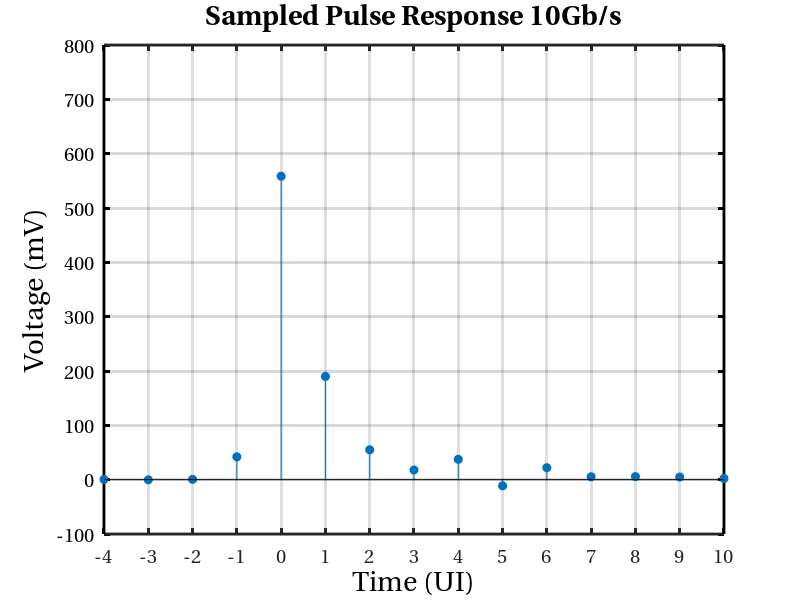

Write MATLAB code to recreate this figure.

% channel_data.m
% Sends data across a channel represented by an impulse response and produces an output wave

clear all;

% 1UI = 100ps
bit_length=round(1e12/10e9);	% This is 10Gb/s with 1ps step time
opt_sample=1*(0e-2); % Used in plotting pulse response

% Load Channel Impulse Response
load ir_B1.mat;

sample_num=size(ir,2);  
ir_data=ir(1,:); 
scale_ir=1; % 1 for B1 (This is Vpp Differential)

sig_ir=ir_data*scale_ir;

%{
% Plot Channel Impulse Response
time=(1:size(sig_ir, 2))*1e-12;  % X axis
figure;
H=plot(time*1e9, ir*1e3,'b');

set(H, 'LineWidth', 2.0);
AX=gca;
set(AX, 'FontName', 'utopia');
set(AX, 'FontSize', 14);
set(AX, 'LineWidth', 2.0);
set(AX, 'XLim', [1.5 5]);
set(AX, 'XTick', 1.5:(1/10e9)*1e9:5);

set(AX, 'YLim', [-0.5 8]); 
set(AX, 'YTick', 0:0.5:8);
set(AX, 'YColor', [0 0 0]);
HX = get(AX, 'xlabel');
set(HX, 'string', 'Time (ns)','FontName','utopia', 'FontSize', 20, 'Color', [0 0 0]);
HY = get(AX, 'ylabel');
set(HY, 'string', 'Impulse Response (mV)','FontName','utopia', 'FontSize', 20, 'Color', [0 0 0]);
Htitle = get(AX, 'title');
set(Htitle, 'string', 'Backplane Channel Impulse Response','FontName','utopia', 'FontSize', 20, 'Color', [0 0 0]);
grid on;

% Generate Random Data
%nt=1e3;         %number of bits
%m=rand(1,nt+1);     %random numbers between 1 and zero, will be quantized later
%m=-1*sign(m-0.5).^2+sign(m-0.5)+1;

%}
% For Pulse Response, create an input pulse from 0-1 for 1UI
nt = 100;
input_pulse = zeros(1, nt);    % array of zeros for nt points
input_pulse(19) = 1; % pulse 1 UI long at 19

% reshape to bitrate
input_pulse_reshaped = reshape(repmat(input_pulse, bit_length, 1), 1, length(input_pulse) * bit_length);

time1=(1:size(input_pulse_reshaped, 2))*1e-12;
%{
figure;
H=plot(time1*1e9, input_pulse_reshaped,'b');
set(H, 'LineWidth', 2.0);
AX=gca;
set(AX, 'FontName', 'utopia');
set(AX, 'FontSize', 14);
set(AX, 'LineWidth', 2.0);
set(AX, 'XLim', [0 5]);
set(AX, 'XTick', 0:0.5:5);

set(AX, 'YLim', [-0.5 1.5]); 
set(AX, 'YTick', -0.5:0.5:1.5);
set(AX, 'YColor', [0 0 0]);
HX = get(AX, 'xlabel');
set(HX, 'string', 'Time (ns)','FontName','utopia', 'FontSize', 20, 'Color', [0 0 0]);
HY = get(AX, 'ylabel');
set(HY, 'string', 'Voltage (V)','FontName','utopia', 'FontSize', 20, 'Color', [0 0 0]);
Htitle = get(AX, 'title');
set(Htitle, 'string', 'Input Pulse 10Gb/s','FontName','utopia', 'FontSize', 20, 'Color', [0 0 0]);
grid on;

%}

% TX FIR Equalization Taps
%eq_taps=1;
%eq_taps=[-0.046 0.78 -0.129 -0.0449]; % Random taps - not optimized for
%B1 channel
%m_fir=filter(eq_taps,1,m);

%m_dr=reshape(repmat(m_fir,bit_length,1), 1, bit_length*size(m_fir,2));
%m_tx=m_dr;  % pulse

% convolution of impulse response and pulse
%data_channel=0.5*conv(sig_ir(:,1),m_dr(1:nt*bit_length));

% SINGLE BIT RESPONSE SBR
% pulse response = convolution of pulse with impluse
pulse_response = conv(sig_ir(1,:), input_pulse_reshaped(1:nt*bit_length));
time2=(1:size(pulse_response, 2))*1e-12;

%{
figure;
H=plot(time2*1e9, pulse_response*1e3,'b');
set(H, 'LineWidth', 2.0);
AX=gca;
set(AX, 'FontName', 'utopia');
set(AX, 'FontSize', 14);
set(AX, 'LineWidth', 2.0);
set(AX, 'XLim', [0 8]);
set(AX, 'XTick', 0:0.5:8);

set(AX, 'YLim', [-100 800]); 
set(AX, 'YTick', -100:100:800);
set(AX, 'YColor', [0 0 0]);
HX = get(AX, 'xlabel');
set(HX, 'string', 'Time (ns)','FontName','utopia', 'FontSize', 20, 'Color', [0 0 0]);
HY = get(AX, 'ylabel');
set(HY, 'string', 'Voltage (mV)','FontName','utopia', 'FontSize', 20, 'Color', [0 0 0]);
Htitle = get(AX, 'title');
set(Htitle, 'string', 'Channel Pulse Response at 10Gb/s','FontName','utopia', 'FontSize', 20, 'Color', [0 0 0]);
grid on;
%}

% on pulse response, cursor seen at (4.130, 558.4164)
% find post and pre cursors, move 100ps steps from main cursor point
x = 1e9*time2;
y = 1e3*pulse_response;
max_cursor_y = max(y);
max_cursor_x = x(y == max_cursor_y);

% sample 4 pre-cursors and 10 post-cursors
step = 0.1;
x_interp_short = [max_cursor_x-4*step:step:max_cursor_x, max_cursor_x+step:step:max_cursor_x+10*step];
y_interp_short = interp1(x, y, x_interp_short);

%{
hold on;
plot(x_interp_short, y_interp_short, 'o', 'MarkerFaceColor', 'red');
hold off;
%}

% overlay pulse and pulse reponse on plot
%{
figure;
H=plot(time1*1e9, input_pulse_reshaped*1e3,'r');
hold on;
H=plot(time2*1e9, pulse_response*1e3,'b');
hold off;

set(H, 'LineWidth', 2.0);
AX=gca;
set(AX, 'FontName', 'utopia');
set(AX, 'FontSize', 14);
set(AX, 'LineWidth', 2.0);
set(AX, 'XLim', [0 8]);
set(AX, 'XTick', 0:0.5:8);

set(AX, 'YLim', [-100 1100]); 
set(AX, 'YTick', -100:100:1100);
set(AX, 'YColor', [0 0 0]);
HX = get(AX, 'xlabel');
set(HX, 'string', 'Time (ns)','FontName','utopia', 'FontSize', 20, 'Color', [0 0 0]);
HY = get(AX, 'ylabel');
set(HY, 'string', 'Voltage (mV)','FontName','utopia', 'FontSize', 20, 'Color', [0 0 0]);
Htitle = get(AX, 'title');
set(Htitle, 'string', 'Channel Pulse and Response at 10Gb/s','FontName','utopia', 'FontSize', 20, 'Color', [0 0 0]);
grid on;

save pulse_response.mat pulse_response; % Save Channel Output
%}

% SAMPLED PULSE RESPONSE
%length(y_interp)

figure;
stem(-4:10, y_interp_short, "filled");

AX=gca;
set(AX, 'FontName', 'utopia');
set(AX, 'FontSize', 14);
set(AX, 'LineWidth', 2.0);
set(AX, 'XLim', [-4 10]);
set(AX, 'XTick', -4:1:10);

set(AX, 'YLim', [-100 800]); 
set(AX, 'YTick', -100:100:800);
set(AX, 'YColor', [0 0 0]);
HX = get(AX, 'xlabel');
set(HX, 'string', 'Time (UI)','FontName','utopia', 'FontSize', 20, 'Color', [0 0 0]);
HY = get(AX, 'ylabel');
set(HY, 'string', 'Voltage (mV)','FontName','utopia', 'FontSize', 20, 'Color', [0 0 0]);
Htitle = get(AX, 'title');
set(Htitle, 'string', 'Sampled Pulse Response 10Gb/s','FontName','utopia', 'FontSize', 20, 'Color', [0 0 0]);
grid on


% FLIPPED PULSE RESPONSE
flipped_pulse = fliplr(pulse_response);

y_flip = flipped_pulse;
max_y_flip = max(y_flip);
max_x_flip = x(y_flip == max_y_flip);

% take 60 post cursors, 40 pre-cursors
x_interp_long = [max_x_flip-60*step:step:max_x_flip, max_x_flip+step:step:max_x_flip+40*step];
y_interp_long = interp1(x, y_flip, x_interp_long);

%{
figure;
stem(0:100, y_interp_long*1e3, "filled");
AX=gca;
set(AX, 'FontName', 'utopia');
set(AX, 'FontSize', 14);
set(AX, 'LineWidth', 2.0);
set(AX, 'XLim', [0 100]);
set(AX, 'XTick', 0:10:100);

set(AX, 'YLim', [-100 800]); 
set(AX, 'YTick', -100:100:800);
set(AX, 'YColor', [0 0 0]);
HX = get(AX, 'xlabel');
set(HX, 'string', 'Time (UI)','FontName','utopia', 'FontSize', 20, 'Color', [0 0 0]);
HY = get(AX, 'ylabel');
set(HY, 'string', 'Voltage (mV)','FontName','utopia', 'FontSize', 20, 'Color', [0 0 0]);
Htitle = get(AX, 'title');
set(Htitle, 'string', 'Sampled Flipped Pulse Response 10Gb/s','FontName','utopia', 'FontSize', 20, 'Color', [0 0 0]);
grid on

%}

% BIT PATTERN WORST CASE 0
% take flipped sampled pulse response, cursors > 0 = 1 else 0, cursor = 0
bits_worst0 = y_interp_long*1e3;
bits_worst0(bits_worst0 < 0) = 0;
bits_worst0(bits_worst0 > 0) = 1;
bits_worst0(x_interp_long == max_x_flip) = 0;   % set cursor to 0

% reshape to bitrate
bits_worst0_reshaped = reshape(repmat(bits_worst0, bit_length, 1), 1, length(bits_worst0) * bit_length);
time3=(1:size(bits_worst0_reshaped, 2))*1e-2;

% BIT PATTERN WORST CASE 1
% take flipped sampled pulse response, cursors > 0 = 0 else 1, cursor = 1
bits_worst1 = y_interp_long*1e3;
bits_worst1(bits_worst1 > 0) = 0;
bits_worst1(bits_worst1 < 0) = 1;
bits_worst1(x_interp_long == max_x_flip) = 1;   % set cursor to 1

% reshape to bitrate
bits_worst1_reshaped = reshape(repmat(bits_worst1, bit_length, 1), 1, length(bits_worst1) * bit_length);
time4=(1:size(bits_worst1_reshaped, 2))*1e-2;

%{
figure;
subplot(2,1,1);
H=plot(time3, bits_worst0_reshaped, 'b');
AX=gca;
set(AX, 'FontName', 'utopia');
set(AX, 'FontSize', 14);
set(AX, 'LineWidth', 1.0);
set(AX, 'XLim', [0 100]);
set(AX, 'XTick', 0:10:100);

set(AX, 'YLim', [-0.2 1.2]); 
set(AX, 'YTick', 0:1:1);
set(AX, 'YColor', [0 0 0]);
HX = get(AX, 'xlabel');
set(HX, 'string', 'Time (UI)','FontName','utopia', 'FontSize', 20, 'Color', [0 0 0]);
HY = get(AX, 'ylabel');
set(HY, 'string', 'Bit Logic','FontName','utopia', 'FontSize', 20, 'Color', [0 0 0]);
Htitle = get(AX, 'title');
set(Htitle, 'string', 'Worst Case 0 Bit Pattern','FontName','utopia', 'FontSize', 20, 'Color', [0 0 0]);

subplot(2,1,2);
H = plot(time4, bits_worst1_reshaped, 'b');
AX=gca;
set(AX, 'FontName', 'utopia');
set(AX, 'FontSize', 14);
set(AX, 'LineWidth', 1.0);
set(AX, 'XLim', [0 100]);
set(AX, 'XTick', 0:10:100);

set(AX, 'YLim', [-0.2 1.2]); 
set(AX, 'YTick', 0:1:1);
set(AX, 'YColor', [0 0 0]);
HX = get(AX, 'xlabel');
set(HX, 'string', 'Time (UI)','FontName','utopia', 'FontSize', 20, 'Color', [0 0 0]);
HY = get(AX, 'ylabel');
set(HY, 'string', 'Bit Logic','FontName','utopia', 'FontSize', 20, 'Color', [0 0 0]);
Htitle = get(AX, 'title');
set(Htitle, 'string', 'Worst Case 1 Bit Pattern','FontName','utopia', 'FontSize', 20, 'Color', [0 0 0]);
%}


bit0_response = conv(sig_ir(1,:), bits_worst0_reshaped(1:nt*bit_length));
time5=(1:size(bit0_response, 2))*1e-12;

bit1_response = conv(sig_ir(1,:), bits_worst1_reshaped(1:nt*bit_length));
time6=(1:size(bit1_response, 2))*1e-12;

%{
figure;
plot(time5*1e9, bit0_response*1e3, 'b');
AX=gca;
set(AX, 'FontName', 'utopia');
set(AX, 'FontSize', 14);
set(AX, 'LineWidth', 1.0);
set(AX, 'XLim', [0 20]);
set(AX, 'XTick', 0:1:20);

set(AX, 'YLim', [-10 1100]); 
set(AX, 'YTick', 0:100:1100);
set(AX, 'YColor', [0 0 0]);
HX = get(AX, 'xlabel');
set(HX, 'string', 'Time (UI)','FontName','utopia', 'FontSize', 20, 'Color', [0 0 0]);
HY = get(AX, 'ylabel');
set(HY, 'string', 'Bit Logic','FontName','utopia', 'FontSize', 20, 'Color', [0 0 0]);
Htitle = get(AX, 'title');
set(Htitle, 'string', 'Worst Case 0 Bit Response','FontName','utopia', 'FontSize', 20, 'Color', [0 0 0]);

figure;
plot(time6*1e9, bit1_response*1e3, 'b');
AX=gca;
set(AX, 'FontName', 'utopia');
set(AX, 'FontSize', 14);
set(AX, 'LineWidth', 1.0);
set(AX, 'XLim', [0 20]);
set(AX, 'XTick', 0:1:20);

set(AX, 'YLim', [-10 1100]); 
set(AX, 'YTick', 0:100:1100);
set(AX, 'YColor', [0 0 0]);
HX = get(AX, 'xlabel');
set(HX, 'string', 'Time (UI)','FontName','utopia', 'FontSize', 20, 'Color', [0 0 0]);
HY = get(AX, 'ylabel');
set(HY, 'string', 'Bit Logic','FontName','utopia', 'FontSize', 20, 'Color', [0 0 0]);
Htitle = get(AX, 'title');
set(Htitle, 'string', 'Worst Case 1 Bit Response','FontName','utopia', 'FontSize', 20, 'Color', [0 0 0]);

%}


% EYE DIAGRAM AT 10 GB/S RANDOM AND WORST CASE

% RANDOM EYE DIAGRAM SAMPLES
rand_nt = 1e3;         % number of bits 1000
%rand_pulse = rand(1, nt+1);     %random numbers between 1 and zero, will be quantized later
rand_pulse = randi([0 1], 1, rand_nt);
input_rand_reshaped = reshape(repmat(rand_pulse, bit_length, 1), 1, length(rand_pulse) * bit_length);

rand_pulse_response = conv(sig_ir(1,:), input_rand_reshaped(1:rand_nt*bit_length));

j=1;
offset=144;

for (i=55:floor(size(rand_pulse_response, 2) / bit_length)-500)
    eye_data(:,j) = 2*rand_pulse_response(floor((bit_length*(i-1)))+offset: floor((bit_length*(i+1)))+offset);
    j=j+1;
end;

time_rand = 0:2*bit_length;     % 2UI 200ps

%{
figure;
H=plot(time_rand, eye_data*5*1e2, 'LineWidth', 1.0);

AX=gca;
set(AX, 'FontName', 'utopia');
set(AX, 'FontSize', 12);
set(AX, 'LineWidth', 1.0);
set(AX, 'XLim', [0 200]);
set(AX, 'XTick', 0:20:200);
set(AX, 'YLim', [-100 1100]); 
set(AX, 'YTick', 0:200:1000);
set(AX, 'YColor', [0 0 0]);
HX = get(AX, 'xlabel');
set(HX, 'string', 'Time (ps)','FontName','utopia', 'FontSize', 20, 'Color', [0 0 0]);
HY = get(AX, 'ylabel');
set(HY, 'string', 'Voltage (mV)','FontName','utopia', 'FontSize', 20, 'Color', [0 0 0]);
Htitle = get(AX, 'title');
set(Htitle, 'string', 'Random Data Eye Diagram at 10Gb/s','FontName','utopia', 'FontSize', 20, 'Color', [0 0 0]);
grid on;

%}

% WORST CASE EYE DIAGRAM
j=1;
offset=144;

for (i=55:floor(size(bit0_response, 2) / bit_length)-500)
    eye_data0(:,j) = 2*bit0_response(floor((bit_length*(i-1)))+offset: floor((bit_length*(i+1)))+offset);
    j=j+1;
end;

j=1;
offset=144;

for (i=55:floor(size(bit1_response, 2) / bit_length)-500)
    eye_data1(:,j) = 2*bit1_response(floor((bit_length*(i-1)))+offset: floor((bit_length*(i+1)))+offset);
    j=j+1;
end;

time_bit = 0:2*bit_length;     % 2UI 200ps
height_x = [88 88];
height_y = [439.499 526.776];
width_x = [62 112];
width_y = [481.762 484.838];

%{
figure;
H=plot(time_bit, eye_data0*5*1e2, 'LineWidth', 1.0);
hold on;
plot(time_bit, eye_data1*5*1e2, 'LineWidth', 1.0);
h1 = plot(height_x, height_y, 'og-', 'LineWidth', 1.0);  % height
h2 = plot(width_x, width_y, 'or-', 'LineWidth', 1.0);  % width
hold off;

AX=gca;
set(AX, 'FontName', 'utopia');
set(AX, 'FontSize', 12);
set(AX, 'LineWidth', 1.0);
set(AX, 'XLim', [0 200]);
set(AX, 'XTick', 0:20:200);
set(AX, 'YLim', [-100 1100]); 
set(AX, 'YTick', 0:200:1000);
set(AX, 'YColor', [0 0 0]);
HX = get(AX, 'xlabel');
set(HX, 'string', 'Time (ps)','FontName','utopia', 'FontSize', 20, 'Color', [0 0 0]);
HY = get(AX, 'ylabel');
set(HY, 'string', 'Voltage (mV)','FontName','utopia', 'FontSize', 20, 'Color', [0 0 0]);
Htitle = get(AX, 'title');
set(Htitle, 'string', 'Worst Case Eye Diagram at 10Gb/s','FontName','utopia', 'FontSize', 20, 'Color', [0 0 0]);

L=legend([h1(1), h2(1)], 'Eye Height = 87mV', 'Eye Width = 50ps');
set(L, 'FontSize', 14);
grid on;
%}